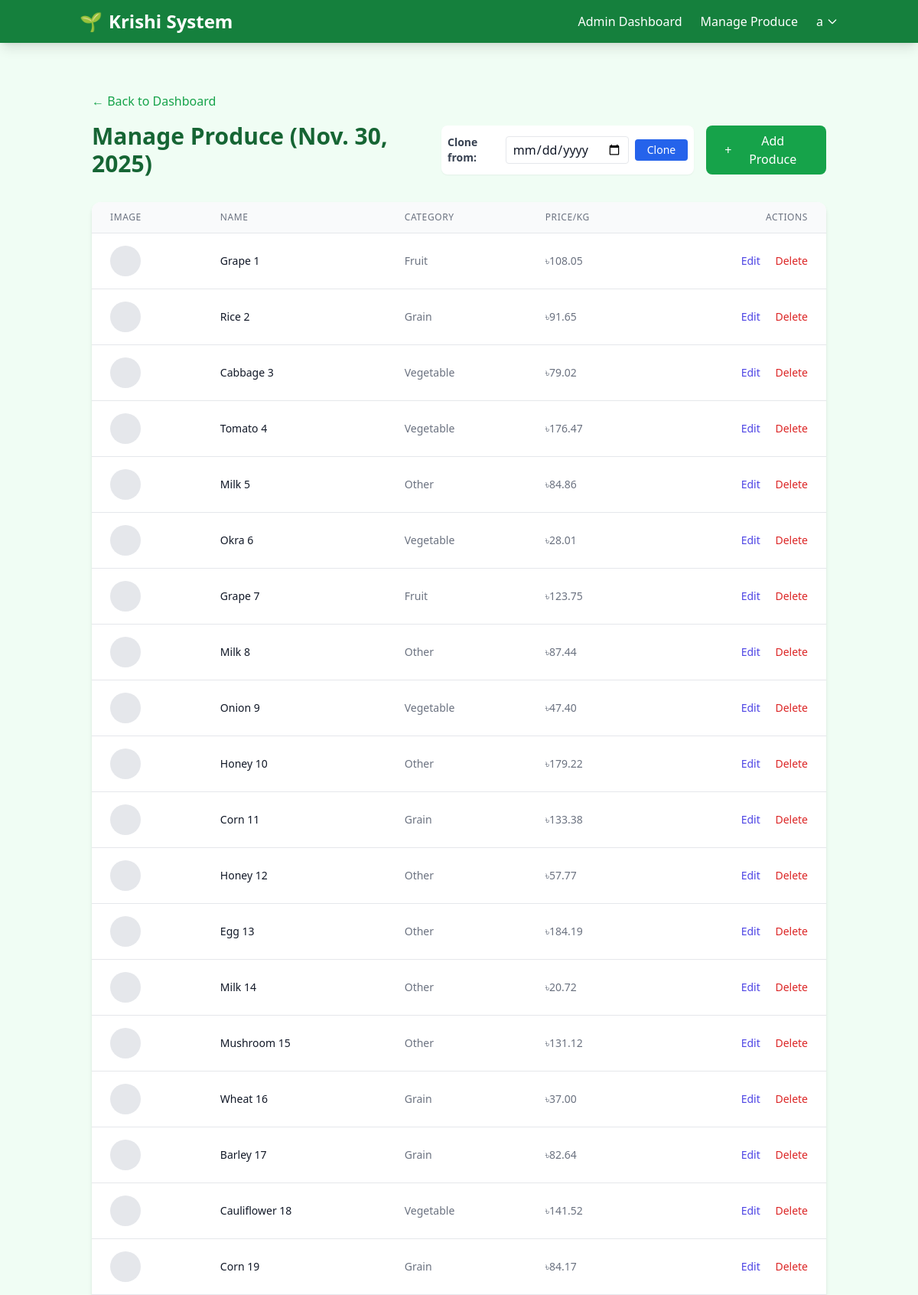
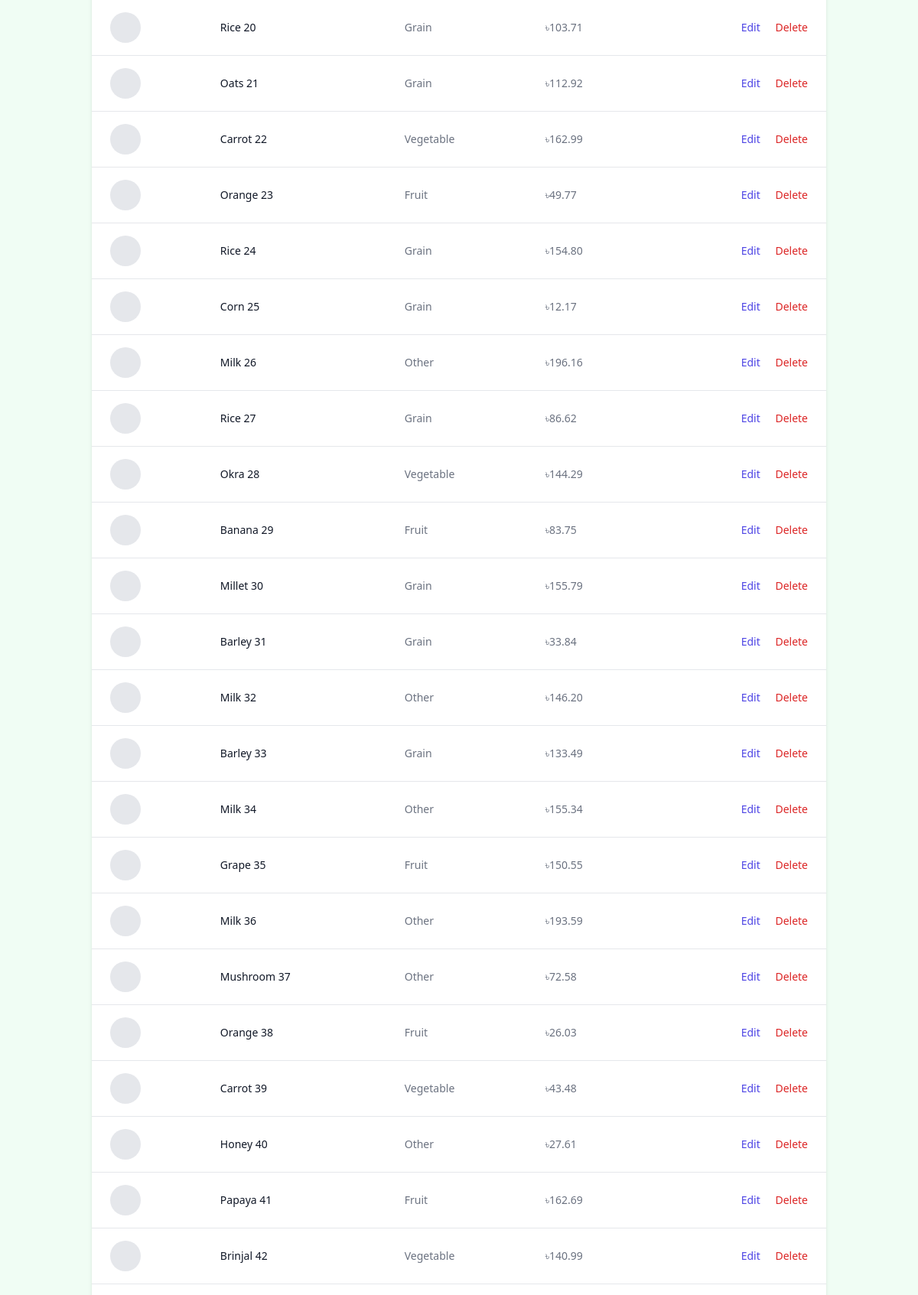
The page /produce/admin/produce/ (signed in, upper part) on the database its author committed (2 pictures, top to bottom).
### core/models.py (models this page shows, shortened)
class User(AbstractUser):
    ROLE_CHOICES = (
        ('farmer', 'Farmer'),
        ('buyer', 'Buyer'),
        ('expert', 'Expert'),
        ('admin', 'Admin'),
    )
    role = models.CharField(max_length=10, choices=ROLE_CHOICES, default='farmer')
    email = models.EmailField(unique=True)
    USERNAME_FIELD = 'username'
    REQUIRED_FIELDS = ['email', 'role']

### produce/models.py (models this page shows, shortened)
class Produce(models.Model):
    CATEGORY_CHOICES = (
        ('Vegetable', 'Vegetable'),
        ('Fruit', 'Fruit'),
        ('Grain', 'Grain'),
        ('Other', 'Other'),
    )
    name = models.CharField(max_length=100)
    image = models.ImageField(upload_to='produce_images/')
    price_per_kg = models.DecimalField(max_digits=10, decimal_places=2)
    date = models.DateField(default=timezone.now)
    category = models.CharField(max_length=20, choices=CATEGORY_CHOICES, default='Vegetable')

### produce/views.py (the view, shortened to what this page needs)
# urls.py: path('admin/produce/', views.admin_produce_list, name='admin_produce_list'),
@login_required
def admin_produce_list(request):
    if not (request.user.role == 'admin' or request.user.has_perm('produce.view_produce')):
        messages.error(request, 'You do not have permission to view this page.')
        return redirect('dashboard')
    today = timezone.now().date()
    produces = Produce.objects.filter(date=today)
    context = {
        'produces': produces,
        'today': today
    }
    return render(request, 'produce/admin_produce.html', context)

### produce/templates/produce/admin_produce.html (shortened to what this page needs)
{% extends 'base.html' %}
{% block content %}
<div class="container mx-auto px-4 py-8">
    <a href="{% url 'dashboard' %}" class="text-green-600 hover:text-green-800 mb-4 inline-block">&larr; Back to Dashboard</a>
    <div class="flex justify-between items-center mb-8">
        <h1 class="text-3xl font-bold text-green-800">Manage Produce ({{ today }})</h1>
        <div class="flex gap-4">
            {% if user.role == 'admin' or 'produce.add_produce' in user.get_all_permissions %}
            <form method="post" class="flex gap-2 items-center bg-white p-2 rounded-lg shadow-sm">
                <label class="text-sm font-semibold text-gray-700">Clone from:</label>
                <input type="date" name="clone_date" required class="px-2 py-1 border rounded focus:outline-none focus:ring-1 focus:ring-green-500">
                <button type="submit" name="clone_produce" class="bg-blue-600 text-white px-4 py-1 rounded hover:bg-blue-700 transition text-sm">Clone</button>
            </form>
            <button onclick="document.getElementById('addModal').classList.remove('hidden')" class="bg-green-600 text-white px-6 py-2 rounded-lg hover:bg-green-700 transition flex items-center gap-2">
                <span>+</span> Add Produce
            </button>
            {% endif %}
        </div>
    </div>
    <div class="bg-white rounded-xl shadow-md overflow-hidden">
        <table class="min-w-full divide-y divide-gray-200">
            <thead class="bg-gray-50">
                <tr>
                    <th class="px-6 py-3 text-left text-xs font-medium text-gray-500 uppercase tracking-wider">Image</th>
                    <th class="px-6 py-3 text-left text-xs font-medium text-gray-500 uppercase tracking-wider">Name</th>
                    <th class="px-6 py-3 text-left text-xs font-medium text-gray-500 uppercase tracking-wider">Category</th>
                    <th class="px-6 py-3 text-left text-xs font-medium text-gray-500 uppercase tracking-wider">Price/kg</th>
                    <th class="px-6 py-3 text-right text-xs font-medium text-gray-500 uppercase tracking-wider">Actions</th>
                </tr>
            </thead>
            <tbody class="bg-white divide-y divide-gray-200">
                {% for item in produces %}
                    <tr>
                        <td class="px-6 py-4 whitespace-nowrap">
                            {% if item.image %}
                                <img src="{{ item.image.url }}" class="h-10 w-10 rounded-full object-cover">
                            {% else %}
                                <div class="h-10 w-10 rounded-full bg-gray-200"></div>
                            {% endif %}
                        </td>
                        <td class="px-6 py-4 whitespace-nowrap text-sm font-medium text-gray-900">{{ item.name }}</td>
                        <td class="px-6 py-4 whitespace-nowrap text-sm text-gray-500">{{ item.category }}</td>
                        <td class="px-6 py-4 whitespace-nowrap text-sm text-gray-500">৳{{ item.price_per_kg }}</td>
                        <td class="px-6 py-4 whitespace-nowrap text-right text-sm font-medium">
                            {% if user.role == 'admin' or 'produce.change_produce' in user.get_all_permissions %}
                            <button onclick="openEditModal('{{ item.id }}', '{{ item.name }}', '{{ item.price_per_kg }}', '{{ item.category }}')" class="text-indigo-600 hover:text-indigo-900 mr-4">Edit</button>
                            {% endif %}
                            {% if user.role == 'admin' or 'produce.delete_produce' in user.get_all_permissions %}
                            <form method="post" class="inline" onsubmit="return confirm('Are you sure?');">
                                <button type="submit" name="delete_produce" class="text-red-600 hover:text-red-900">Delete</button>
                            </form>
                            {% endif %}
                        </td>
                    </tr>
                {% empty %}
                    <tr>
                        <td colspan="5" class="px-6 py-4 text-center text-gray-500">No produce added for today.</td>
                    </tr>
                {% endfor %}
            </tbody>
        </table>
    </div>
</div>
{% endblock %}

### templates/base.html (shortened to what this page needs)
{% load static %}
{% load i18n %}
<!DOCTYPE html>
<html lang="en">
<head>
    <script src="https://cdn.tailwindcss.com"></script>
</head>
<body class="bg-green-50 font-sans text-gray-900">
    <nav class="bg-green-700 text-white shadow-lg" x-data="{ open: false }">
        <div class="container mx-auto px-4 py-3 flex justify-between items-center">
            <a href="/" class="text-2xl font-bold flex items-center space-x-2">
                <span>🌱</span>
                <span>Krishi System</span>
            </a>
            <div class="hidden md:flex space-x-6 items-center" x-data="globalNotifications()">
                {% if user.is_authenticated %}
                    {% if user.role == 'farmer' %}
                        <a href="{% url 'dashboard' %}" class="hover:text-green-200 transition relative">
                            {% trans "Farmer Dashboard" %}
                            <span x-show="unreadCount > 0" class="absolute -top-2 -right-3 bg-red-500 text-white text-xs px-1.5 py-0.5 rounded-full" x-text="unreadCount"></span>
                        </a>
                        <a href="/farmers/listings/" class="hover:text-green-200 transition">{% trans "My Listings" %}</a>
                    {% elif user.role == 'admin' %}
                        <a href="{% url 'dashboard' %}" class="hover:text-green-200 transition relative">
                            {% trans "Admin Dashboard" %}
                        </a>
                    {% else %}
                        <a href="{% url 'dashboard' %}" class="hover:text-green-200 transition relative">
                            {% trans "Dashboard" %}
                            <span x-show="unreadCount > 0" class="absolute -top-2 -right-3 bg-red-500 text-white text-xs px-1.5 py-0.5 rounded-full" x-text="unreadCount"></span>
                        </a>
                    {% endif %}
                    {% if user.role == 'admin' or 'produce.add_produce' in user.get_all_permissions %}
                        <a href="{% url 'admin_produce_list' %}" class="hover:text-green-200 transition">{% trans "Manage Produce" %}</a>
                    {% endif %}
                    <div class="relative" x-data="{ dropdown: false }">
                        <button @click="dropdown = !dropdown" class="flex items-center space-x-1 hover:text-green-200 focus:outline-none">
                            <span>{{ user.username }}</span>
                            <svg class="w-4 h-4" fill="none" stroke="currentColor" viewBox="0 0 24 24"><path stroke-linecap="round" stroke-linejoin="round" stroke-width="2" d="M19 9l-7 7-7-7"></path></svg>
                        </button>
                    </div>
                {% else %}
                    <a href="{% url 'login' %}" class="hover:text-green-200 transition">{% trans "Login" %}</a>
                    <a href="{% url 'register' %}" class="bg-white text-green-700 px-4 py-2 rounded-full font-semibold hover:bg-green-100 transition">{% trans "Register" %}</a>
                {% endif %}
            </div>
        </div>
    </nav>
    <main class="container mx-auto px-4 py-8 min-h-screen">
        {% block content %}{% endblock %}
    </main>
</body>
</html>

### rows shown on the page
User: username "a"
Produce: name "Grape 1", category "Fruit", price_per_kg "108.05"
Produce: name "Rice 2", category "Grain", price_per_kg "91.65"
Produce: name "Cabbage 3", category "Vegetable", price_per_kg "79.02"
Produce: name "Tomato 4", category "Vegetable", price_per_kg "176.47"
Produce: name "Milk 5", category "Other", price_per_kg "84.86"
Produce: name "Okra 6", category "Vegetable", price_per_kg "28.01"
Produce: name "Grape 7", category "Fruit", price_per_kg "123.75"
Produce: name "Milk 8", category "Other", price_per_kg "87.44"
Produce: name "Onion 9", category "Vegetable", price_per_kg "47.40"
Produce: name "Honey 10", category "Other", price_per_kg "179.22"
Produce: name "Corn 11", category "Grain", price_per_kg "133.38"
Produce: name "Honey 12", category "Other", price_per_kg "57.77"
Produce: name "Egg 13", category "Other", price_per_kg "184.19"
Produce: name "Milk 14", category "Other", price_per_kg "20.72"
Produce: name "Mushroom 15", category "Other", price_per_kg "131.12"
Produce: name "Wheat 16", category "Grain", price_per_kg "37.00"
Produce: name "Barley 17", category "Grain", price_per_kg "82.64"
Produce: name "Cauliflower 18", category "Vegetable", price_per_kg "141.52"
Produce: name "Corn 19", category "Grain", price_per_kg "84.17"
Produce: name "Rice 20", category "Grain", price_per_kg "103.71"
Produce: name "Oats 21", category "Grain", price_per_kg "112.92"
Produce: name "Carrot 22", category "Vegetable", price_per_kg "162.99"
Produce: name "Orange 23", category "Fruit", price_per_kg "49.77"
Produce: name "Rice 24", category "Grain", price_per_kg "154.80"
Produce: name "Corn 25", category "Grain", price_per_kg "12.17"
Produce: name "Milk 26", category "Other", price_per_kg "196.16"
Produce: name "Rice 27", category "Grain", price_per_kg "86.62"
Produce: name "Okra 28", category "Vegetable", price_per_kg "144.29"
Produce: name "Banana 29", category "Fruit", price_per_kg "83.75"
Produce: name "Millet 30", category "Grain", price_per_kg "155.79"
Produce: name "Barley 31", category "Grain", price_per_kg "33.84"
Produce: name "Milk 32", category "Other", price_per_kg "146.20"
Produce: name "Barley 33", category "Grain", price_per_kg "133.49"
Produce: name "Milk 34", category "Other", price_per_kg "155.34"
Produce: name "Grape 35", category "Fruit", price_per_kg "150.55"
Produce: name "Milk 36", category "Other", price_per_kg "193.59"
Produce: name "Mushroom 37", category "Other", price_per_kg "72.58"
Produce: name "Orange 38", category "Fruit", price_per_kg "26.03"
Produce: name "Carrot 39", category "Vegetable", price_per_kg "43.48"
Produce: name "Honey 40", category "Other", price_per_kg "27.61"
Produce: name "Papaya 41", category "Fruit", price_per_kg "162.69"
Produce: name "Brinjal 42", category "Vegetable", price_per_kg "140.99"
